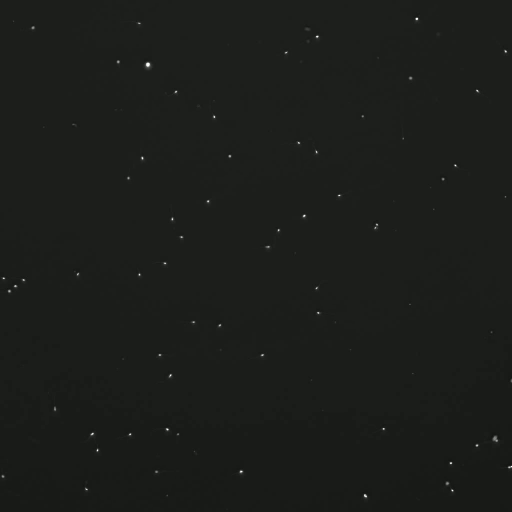
#> input picture frame 26 of UnifiedFramework/SchmidtDataset/video_P003_crossovers.mp4, 1024 x 1024 px, given in place of 10X_LD_1024_R1.avi, which was not available (shown at 1/2 size)
$ jupyter execute sandbox_bezier.ipynb   (older library calls are emulated)   (text cells are left out)
#> lines starting #> are read from the running program, lines starting #| are printed output that depends on the picture; after the words box and inside, x2 and y2 are one past the last pixel; in counts of white or black regions, pixels touching at a corner belong together; pictures that were not available may be replaced by others from this repository, and a replacement may not be noted
### UnifiedFramework/tracker.py
import numpy as np
import cv2 as cv
from scipy.optimize import linear_sum_assignment
import pickle
import json

import argparse
from tqdm import tqdm, trange

import trackpy as tp
import utils

import pandas as pd

import tkinter as tk
from tkinter import filedialog

from crossover_repair import flagMerges_detection, flagMerges_track, repairTracks

# [8 lines of commented-out code are left out]

# [369 lines left out: functions threshold, determineCentroids_simple, determineCentroids_morphology, determineCentroids, trackCentroids, trackCentroids_forecaster and 3 more, not called in this run]


### Main Code ###
# [31 lines that do not run on import are left out]

### UnifiedFramework/utils.py
import numpy as np
import cv2 as cv
from scipy.optimize import linear_sum_assignment

import argparse
from tqdm import tqdm, trange

import pandas as pd

import ast

# [42 lines left out: functions loadVideo, saveVideo, loadDataFrame, not called in this run]

def saveDataFrame(df, filename):
    df.to_csv(filename, index=False)

# [92 lines left out: functions generateRandomColors, medianFilter, positivePhaseFilter, dropDuplicates, interpolateTracks, not called in this run]

### UnifiedFramework/sandbox_bezier.ipynb
[cell 1]
import numpy as np
import matplotlib.pyplot as plt
import cv2

import tracker
import stats
import visualizer
import utils

import importlib

[cell 2]
videofile = "ExampleVideos/10X_LD_1024_R1.avi"

# Visualize the input
cap = cv2.VideoCapture(videofile)

# Get the first frame
ret, frame = cap.read()
#> frame is the input picture: shape (1024, 1024, 3); mean B, G, R 26.5, 29.5, 27.5

plt.imshow(frame)

[cell 3]
importlib.reload(tracker)
importlib.reload(utils)

bw2 = tracker.threshold(frame, method='hybrid')
#> in threshold, `_, bw1 = cv.threshold(frame,0,255,cv.THRESH_BINARY+cv.THRESH_OTSU)`:
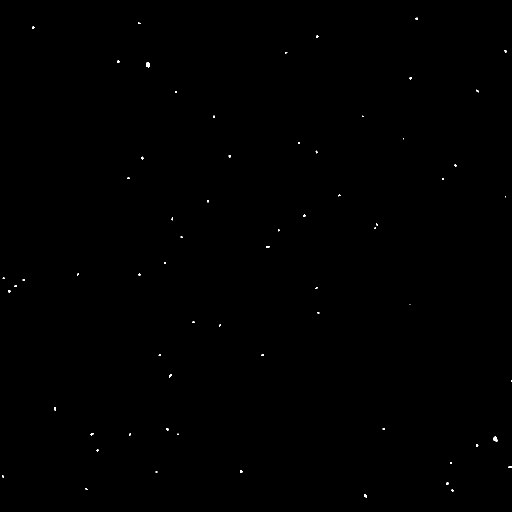
#> bw1: shape (1024, 1024) (shown at 1/2 size); 0.1% white; 65 white regions (50 under 20 px), largest, box (x1, y1, x2, y2) and area: (292, 125, 300, 135) 68, (986, 873, 996, 884) 60, (728, 988, 734, 995) 31
#> in threshold, `bw2 = cv.adaptiveThreshold(frame,255,cv.ADAPTIVE_THRESH_GAUSSIAN_C, cv..`:
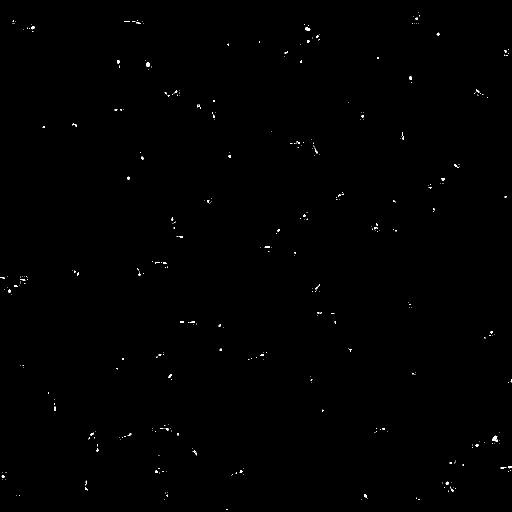
#> bw2: shape (1024, 1024) (shown at 1/2 size); 0.24% white in thin lines or dots
#> in threshold, `bw = cv.bitwise_or(bw1,bw2)`: bw: shape (1024, 1024); 0.24% white in thin lines or dots
_, label_im, stats, _ = cv2.connectedComponentsWithStats(bw2, 4, cv2.CV_32S)
#> label_im: shape (1024, 1024) int32; 371 distinct labels, from 0 to 370
#> stats = 371 rows, first 6: [0, 0, 1024, 1024, 1046042], [836, 24, 1, 1, 1], [838, 30, 2, 3, 5], [827, 32, 1, 1, 1], [831, 35, 5, 5, 21], [25, 41, 3, 3, 7]

# Seperate bbox from area
areas = stats[:,4]
#> areas = 371 values, max 1046042 at index 0, min 1 at index 1, mean 2826.4
bboxs = stats[:,0:4]
#> bboxs = 371 rows, first 6: [0, 0, 1024, 1024], [836, 24, 1, 1], [838, 30, 2, 3], [827, 32, 1, 1], [831, 35, 5, 5], [25, 41, 3, 3]

# Filter out the background (always index 0)
areas = areas[1:]
#> areas = 370 values, max 87 at index 294, min 1 at index 0, mean 6.85
bboxs = bboxs[1:]
#> bboxs = 370 rows, first 6: [836, 24, 1, 1], [838, 30, 2, 3], [827, 32, 1, 1], [831, 35, 5, 5], [25, 41, 3, 3], [274, 40, 1, 2]
label_im -= 1
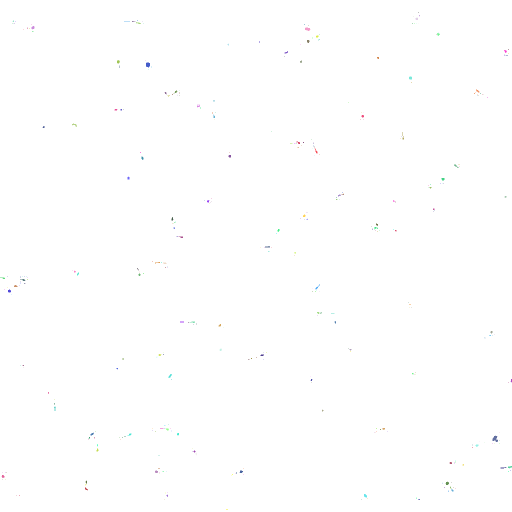
#> label_im: shape (1024, 1024) int32 (shown at 1/2 size); 371 distinct labels, from -1 to 369; one colour per label, 0 black, -1 white


# Find centroids by focusing on heads
bw = tracker.threshold(frame, method='otsu')
kernel = np.ones((3,3),np.uint8)
bw = cv2.morphologyEx(bw, cv2.MORPH_OPEN, kernel)
#> bw: shape (1024, 1024); 0.07% white; 44 white regions (38 under 20 px), largest, box (x1, y1, x2, y2) and area: (292, 125, 300, 134) 66, (987, 873, 995, 883) 55, (728, 989, 734, 995) 29, (480, 941, 485, 946) 23, (234, 121, 239, 126) 21, (1017, 932, 1024, 936) 21
_, _, _, centroids = cv2.connectedComponentsWithStats(bw, 4, cv2.CV_32S)
#> centroids = 45 pairs, first value 5.5 to 1020, second value 37.42 to 991.4

# Filter out the background (always index 0)
centroids = centroids[1:]
#> centroids = 44 pairs, first value 5.5 to 1020, second value 37.42 to 991.4

[cell 4]
def centroid_to_label(centroid, label_im):
    x,y = centroid
    r,c = int(y),int(x)
    if r < 0 or c < 0 or r >= label_im.shape[0] or c >= label_im.shape[1]:
        print("Warning: Centroid found out of bounds")
        return -1

    # Check the label of the four surrounding pixels
    r2 = r+1 if r+1 < label_im.shape[0] else r
    c2 = c+1 if c+1 < label_im.shape[1] else c
    label_tl = label_im[r,c]
    label_tr = label_im[r,c2]
    label_bl = label_im[r2,c]
    label_br = label_im[r2,c2]

    if label_tl >= 0:
        label = label_tl
    elif label_tr >= 0:
        label = label_tr
    elif label_bl >= 0:
        label = label_bl
    else:
        label = label_br
        # TODO: Check mode of the four labels if they are greater than 1

    return label

[cell 5]
tail_points = np.zeros((len(centroids),2))
#> tail_points = 44 pairs, first value 0 to 0, second value 0 to 0

for i, centroid in enumerate(centroids):

    label = centroid_to_label(centroid, label_im)

    if label == -1:
        continue

    #cur_label = label_im == label

    pixels = np.where(label_im == label)

    # Find the farthest pixel for each centroid
    cur_dist = 0
    cur_pixel = None
    for p in range(len(pixels[0])):
        r = pixels[0][p]
        c = pixels[1][p]
        pixel = np.array([c,r])
        distance = np.linalg.norm(centroid - pixel)
        if distance > cur_dist:
            cur_dist = distance
            cur_pixel = pixel

    if cur_pixel is not None:
        tail_points[i] = cur_pixel
    else:
        print("Warning: No tail point found for centroid")
#> this loop made 44 passes
#> (x in centroid_to_label, y in centroid_to_label, r in centroid_to_label, c in centroid_to_label, r2 in centroid_to_label, c2 in centroid_to_label, label_tl in centroid_to_label, label_tr in centroid_to_label) on passes 1 to 12: (833.1, 37.42, 37, 833, 38, 834, 3, 3), (65.5, 55, 55, 65, 56, 66, 22, 22), (633.6, 72.6, 72, 633, 73, 634, 32, 32), (1011, 102.5, 102, 1011, 103, 1012, 40, 40), (236, 123, 123, 236, 124, 237, 47, 47), (295.4, 129, 129, 295, 130, 296, 50, 50), (821, 155.7, 155, 821, 156, 822, 54, 54), (954, 181, 181, 954, 182, 955, 56, 56), (352, 183, 183, 352, 184, 353, 57, 57), (428, 233.5, 233, 428, 234, 429, 83, 83), (633, 304, 304, 633, 305, 634, 107, 107), (459.3, 312, 312, 459, 313, 460, 111, 111)
#> after the loop, tail_points = 44 pairs, first value 0 to 1016, second value 35 to 988

# Visualize the tail points
plt.imshow(frame)
plt.scatter(centroids[:,0], centroids[:,1], c='b', s=2)
plt.scatter(tail_points[:,0], tail_points[:,1], c='r', s=2)
plt.show()
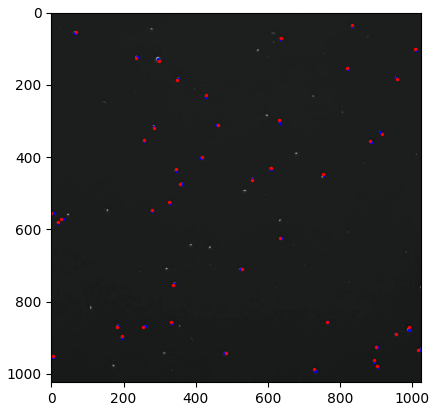
#> figure drawn by matplotlib, 1 panel; B, G, R data is drawn as R, G, B

# Visualize the connection as line segments
plt.imshow(frame)
for i in range(len(centroids)):
    plt.plot([centroids[i,0], tail_points[i,0]], [centroids[i,1], tail_points[i,1]], c='r')
#> this loop made 44 passes
plt.show()
#> figure, not shown here; B, G, R data is drawn as R, G, B

[cell 6]
def getAngle(p1, p2):
    return np.arctan2(p2[1] - p1[1], p2[0] - p1[0])

def rotate(x_vals,y_vals,ang):
    x_vals_rot = x_vals*np.cos(ang) - y_vals*np.sin(ang)
    y_vals_rot = x_vals*np.sin(ang) + y_vals*np.cos(ang)
    return x_vals_rot, y_vals_rot

# Fit polynomial curve to segmentations between centroids and tail points
def fit_bezier(centroid, tail_point, label_im, debug=False):

    label = centroid_to_label(centroid, label_im)

    if label == -1:
        return None

    pixels = np.where(label_im == label)

    # Define transformation based on centroid and tail point
    translate = -centroid
    ang = -np.arctan2(tail_point[1] - centroid[1], tail_point[0] - centroid[0])

    if debug:
        plt.scatter(pixels[1], pixels[0], c='g', s=2)
        plt.show()

    # Rotate and translate the pixels
    x_vals = pixels[1] + translate[0]
    y_vals = pixels[0] + translate[1]

    x_vals_rot, y_vals_rot = rotate(x_vals, y_vals, ang)

    # Visualize the rotated pixels
    #plt.scatter(x_vals_rot, y_vals_rot, c='b', s=2)
    #plt.show()

    # Fit a polynomial curve to the rotated pixels
    coefs = np.polyfit(x_vals_rot, y_vals_rot, 3)

    # Draw the fitted curve
    curve_x = np.linspace(np.min(x_vals_rot), np.max(x_vals_rot), 100)
    curve_y = np.polyval(coefs, curve_x)

    if debug:
        plt.scatter(x_vals_rot, y_vals_rot, c='b', s=2)
        plt.plot(curve_x, curve_y, c='r')
        plt.show()

    return coefs

# Draw all bezier curves on frame
for i in range(len(centroids)):
    coefs = fit_bezier(centroids[i], tail_points[i], label_im, debug=False)
    if coefs is not None:
        dist = np.linalg.norm(centroids[i] - tail_points[i])
        curve_x = np.linspace(0, dist, 100)
        curve_y = np.polyval(coefs, curve_x)

        curve_x, curve_y = rotate(curve_x, curve_y, getAngle(centroids[i], tail_points[i]))
        curve_x += centroids[i][0]
        curve_y += centroids[i][1]

        plt.plot(curve_x, curve_y, c='r')
#> this loop made 44 passes
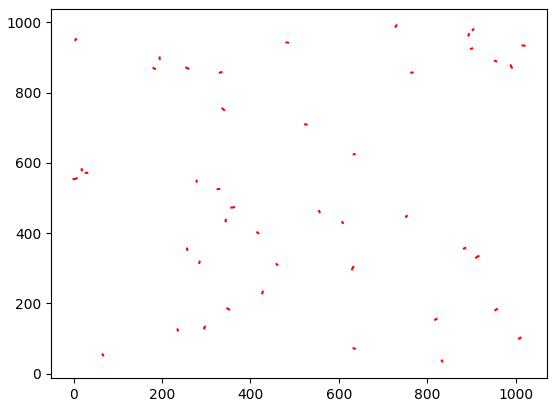
#> figure drawn by matplotlib, 1 panel; curve peaks at x = 833.1, y = 37.41; curve peaks at x = 65.51, y = 55; curve peaks at x = 633.6, y = 72.64

[cell 7]
# Visualize the fitted curves
#for i in range(len(centroids)):
for i in range(5):
    coefs = fit_bezier(centroids[i], tail_points[i], label_im, debug=True)
    if coefs is not None:
        x_vals = np.linspace(0,frame.shape[1],100)
        y_vals = np.polyval(coefs, x_vals)
        x_vals += centroids[i,0]
        y_vals += centroids[i,1]
#> this loop made 5 passes
#> pass 1, in fit_bezier (call 45), `plt.show()`:
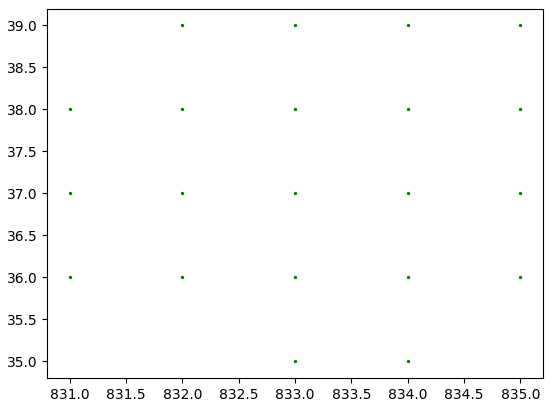
#> figure drawn by matplotlib, 1 panel
#> pass 1, in fit_bezier (call 45), `plt.show()`:
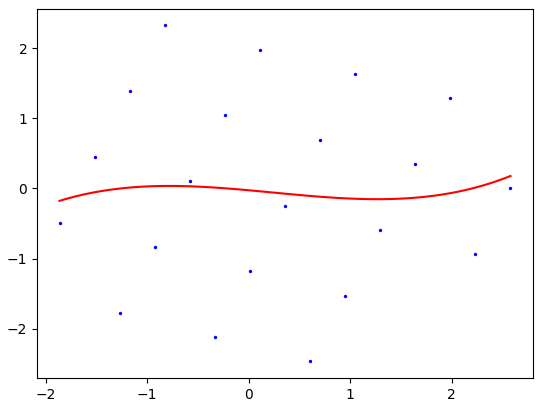
#> figure drawn by matplotlib, 1 panel; curve peaks at x = 2.58, y = 0.177
#> pass 2, in fit_bezier (call 46), `plt.show()`:
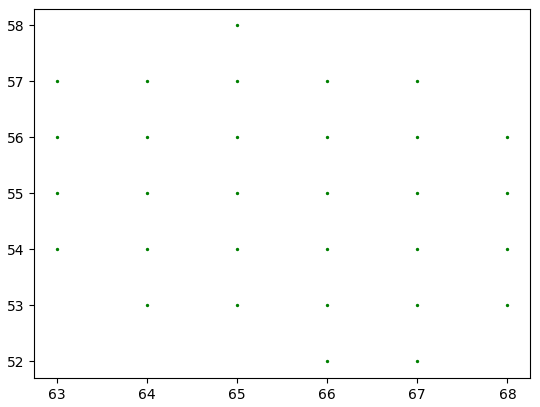
#> figure drawn by matplotlib, 1 panel
#> pass 2, in fit_bezier (call 46), `plt.show()`:
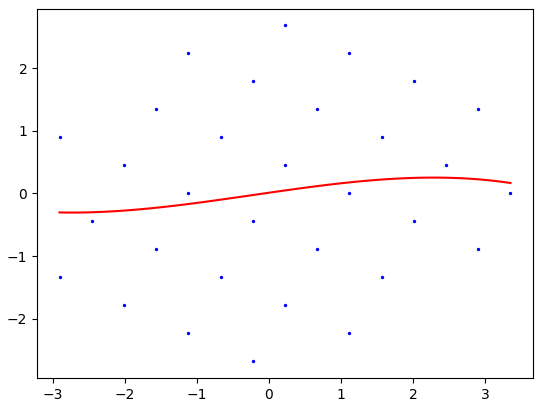
#> figure drawn by matplotlib, 1 panel; curve peaks at x = 2.28, y = 0.252
        #plt.plot(x_vals, y_vals, c='r')

[cell 8]
importlib.reload(tracker)
importlib.reload(utils)

frames = utils.loadVideo(videofile,as_gray=True)

$ run again, starting later in the video
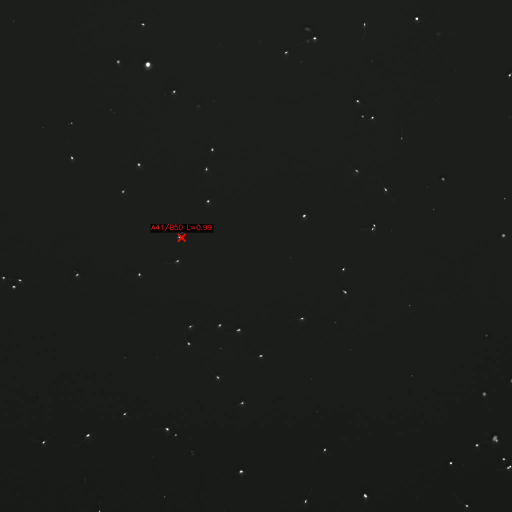
#> input picture frame 120 of UnifiedFramework/SchmidtDataset/video_P003_crossovers.mp4, 1024 x 1024 px, given in place of 10X_LD_1024_R1.avi, which was not available (shown at 1/2 size)
#> frame is the input picture: shape (1024, 1024, 3); mean B, G, R 26.5, 29.4, 27.6
#> frame: shape (1024, 1024)
#> bw1: shape (1024, 1024); 0.09% white; 65 white regions (57 under 20 px), largest, box (x1, y1, x2, y2) and area: (292, 125, 300, 135) 66, (986, 873, 996, 884) 60, (728, 988, 734, 995) 31
#> bw2: shape (1024, 1024); 0.38% white in thin lines or dots
#> stats = 459 rows, first 6: [0, 0, 1024, 1024, 1044523], [827, 32, 1, 1, 1], [825, 35, 1, 1, 1], [831, 35, 5, 5, 23], [826, 39, 1, 1, 1], [25, 41, 4, 3, 8]
#> `areas = stats[:,4]`: areas = 459 values, max 1044523 at index 0, min 1 at index 1, mean 2284.5
#> `bboxs = stats[:,0:4]`: bboxs = 459 rows, first 6: [0, 0, 1024, 1024], [827, 32, 1, 1], [825, 35, 1, 1], [831, 35, 5, 5], [826, 39, 1, 1], [25, 41, 4, 3]
#> `areas = areas[1:]`: areas = 458 values, max 209 at index 157, min 1 at index 0, mean 8.85
#> `bboxs = bboxs[1:]`: bboxs = 458 rows, first 6: [827, 32, 1, 1], [825, 35, 1, 1], [831, 35, 5, 5], [826, 39, 1, 1], [25, 41, 4, 3], [281, 40, 1, 1]
#> `label_im -= 1`:
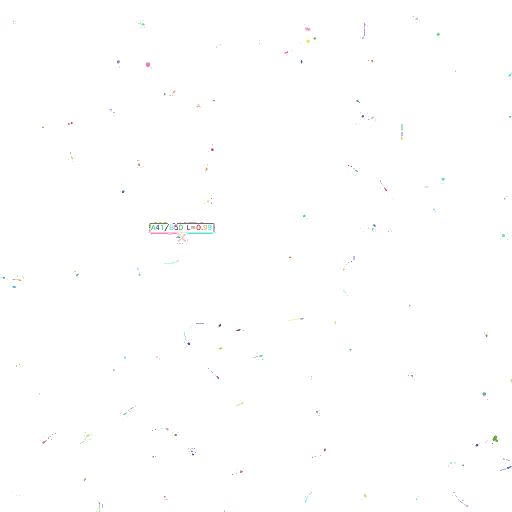
#> label_im: shape (1024, 1024) int32 (shown at 1/2 size); 459 distinct labels, from -1 to 457; one colour per label, 0 black, -1 white
#> `_, _, _, centroids = cv2.connectedComponentsWithStats(bw, 4, cv2.CV_32S)`: centroids = 36 pairs, first value 27.6 to 1019, second value 37 to 1011
#> `centroids = centroids[1:]`: centroids = 35 pairs, first value 27.6 to 1019, second value 37 to 1011
#> `tail_points = np.zeros((len(centroids),2))`: tail_points = 35 pairs, first value 0 to 0, second value 0 to 0
#> the loop `for i, centroid in enumerate(centroids): ` made 35 passes
#> (x in centroid_to_label, y in centroid_to_label, r in centroid_to_label, c in centroid_to_label, r2 in centroid_to_label, c2 in centroid_to_label, label_tl in centroid_to_label, label_tr in centroid_to_label) on passes 1 to 8: (833.2, 37, 37, 833, 38, 834, 2, 2), (629.4, 76.4, 76, 629, 77, 630, 30, 30), (236, 123, 123, 236, 124, 237, 43, 43), (295.4, 128.8, 128, 295, 129, 296, 48, 48), (1019, 150, 150, 1019, 151, 1020, 53, 53), (348, 183, 183, 348, 184, 349, 56, 56), (715, 202, 202, 715, 203, 716, 63, 63), (745, 235, 235, 745, 236, 746, 79, 79)
#> after the loop `for i, centroid in enumerate(centroids):`: tail_points = 35 pairs, first value 31 to 1023, second value 35 to 1007
#> the loop `for i in range(len(centroids)):` made 35 passes
#> the loop `for i in range(len(centroids)):` made 35 passes
#> the loop `for i in range(5):` made 5 passes
#> pass 2, in fit_bezier (call 37), `plt.show()`:
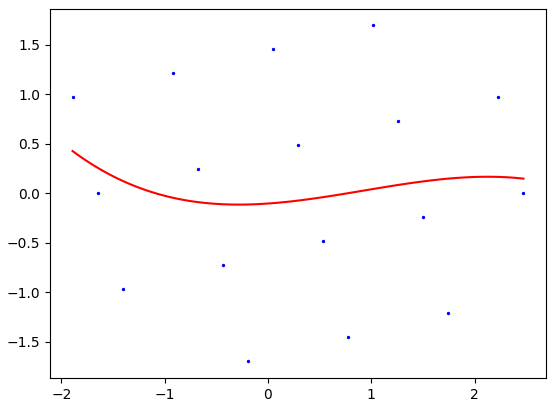
#> figure drawn by matplotlib, 1 panel; curve peaks at x = -1.89, y = 0.428

$ run again, starting later in the video
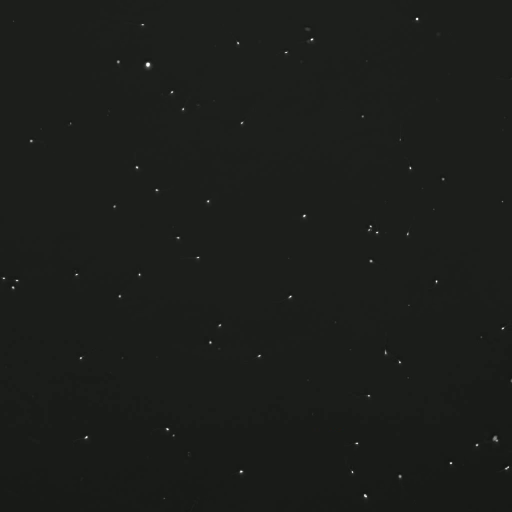
#> input picture frame 213 of UnifiedFramework/SchmidtDataset/video_P003_crossovers.mp4, 1024 x 1024 px, given in place of 10X_LD_1024_R1.avi, which was not available (shown at 1/2 size)
#> frame is the input picture: shape (1024, 1024, 3); mean B, G, R 26.5, 29.5, 27.5
#> frame: shape (1024, 1024)
#> bw1: shape (1024, 1024); 0.09% white; 59 white regions (49 under 20 px), largest, box (x1, y1, x2, y2) and area: (292, 125, 300, 135) 66, (987, 873, 996, 883) 57, (728, 988, 734, 995) 31
#> bw2: shape (1024, 1024); 0.23% white in thin lines or dots
#> stats = 376 rows, first 6: [0, 0, 1024, 1024, 1046187], [828, 32, 1, 1, 1], [832, 35, 5, 6, 23], [25, 41, 4, 3, 8], [279, 41, 1, 1, 1], [824, 40, 3, 4, 8]
#> `areas = stats[:,4]`: areas = 376 values, max 1046187 at index 0, min 1 at index 1, mean 2788.8
#> `bboxs = stats[:,0:4]`: bboxs = 376 rows, first 6: [0, 0, 1024, 1024], [828, 32, 1, 1], [832, 35, 5, 6], [25, 41, 4, 3], [279, 41, 1, 1], [824, 40, 3, 4]
#> `areas = areas[1:]`: areas = 375 values, max 84 at index 300, min 1 at index 0, mean 6.37
#> `bboxs = bboxs[1:]`: bboxs = 375 rows, first 6: [828, 32, 1, 1], [832, 35, 5, 6], [25, 41, 4, 3], [279, 41, 1, 1], [824, 40, 3, 4], [31, 44, 1, 1]
#> `label_im -= 1`:
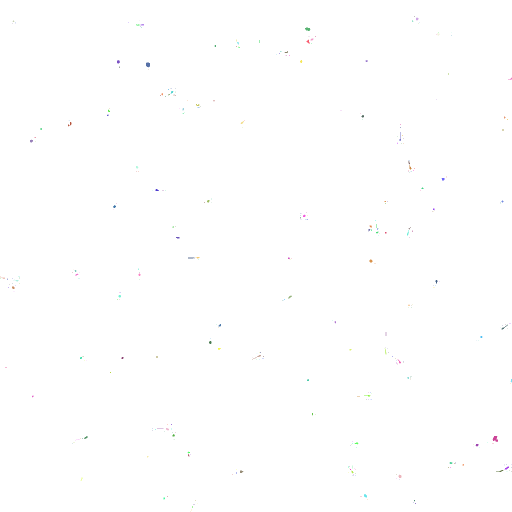
#> label_im: shape (1024, 1024) int32 (shown at 1/2 size); 376 distinct labels, from -1 to 374; one colour per label, 0 black, -1 white
#> `_, _, _, centroids = cv2.connectedComponentsWithStats(bw, 4, cv2.CV_32S)`: centroids = 39 pairs, first value 7 to 1013.9, second value 37.42 to 991.4
#> `centroids = centroids[1:]`: centroids = 38 pairs, first value 7 to 1013.9, second value 37.42 to 991.4
#> `tail_points = np.zeros((len(centroids),2))`: tail_points = 38 pairs, first value 0 to 0, second value 0 to 0
#> the loop `for i, centroid in enumerate(centroids): ` made 38 passes
#> (x in centroid_to_label, y in centroid_to_label, r in centroid_to_label, c in centroid_to_label, r2 in centroid_to_label, c2 in centroid_to_label, label_tl in centroid_to_label, label_tr in centroid_to_label) on passes 1 to 8: (833.9, 37.42, 37, 833, 38, 834, 1, 1), (285, 49, 49, 285, 50, 286, 12, 12), (623.5, 78.5, 78, 623, 79, 624, 24, 24), (476, 86, 86, 476, 87, 477, 28, 28), (236, 123, 123, 236, 124, 237, 41, 41), (295.6, 129, 128, 295, 129, 296, 44, 44), (366, 218, 218, 366, 219, 367, 72, 72), (62.4, 281.4, 281, 62, 282, 63, 97, 97)
#> after the loop `for i, centroid in enumerate(centroids):`: tail_points = 38 pairs, first value 0 to 1015, second value 40 to 988
#> the loop `for i in range(len(centroids)):` made 38 passes
#> the loop `for i in range(len(centroids)):` made 38 passes
#> the loop `for i in range(5):` made 5 passes
#> pass 2, in fit_bezier (call 40), `plt.show()`:
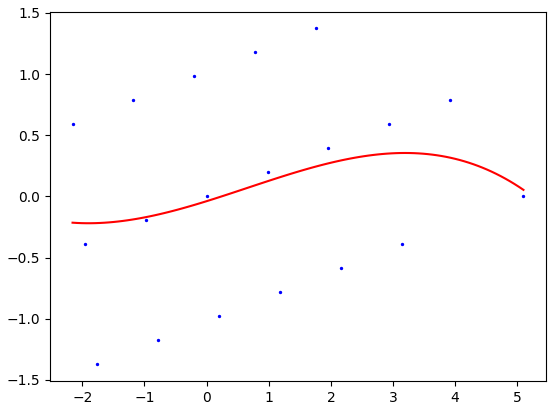
#> figure drawn by matplotlib, 1 panel; curve peaks at x = 3.19, y = 0.355
